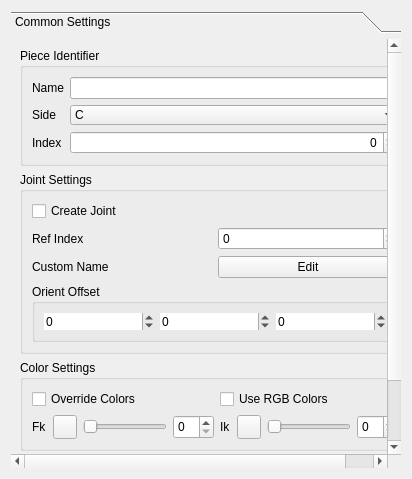
<?xml version="1.0" encoding="UTF-8"?>
<ui version="4.0">
 <class>Form</class>
 <widget class="QWidget" name="Form">
  <property name="geometry">
   <rect>
    <x>0</x>
    <y>0</y>
    <width>412</width>
    <height>479</height>
   </rect>
  </property>
  <property name="sizePolicy">
   <sizepolicy hsizetype="Preferred" vsizetype="Preferred">
    <horstretch>0</horstretch>
    <verstretch>0</verstretch>
   </sizepolicy>
  </property>
  <property name="minimumSize">
   <size>
    <width>0</width>
    <height>0</height>
   </size>
  </property>
  <property name="windowTitle">
   <string>Form</string>
  </property>
  <layout class="QVBoxLayout" name="verticalLayout_2">
   <item>
    <widget class="QToolBox" name="toolBox">
     <property name="styleSheet">
      <string notr="true">QToolBox::tab {
	border-radius: 1px;
	color: dark;
}

QToolBox::tab:selected {
    color: white;
}

QToolBox QScrollArea&gt;QWidget&gt;QWidget&gt;QWidget
{
	background: rgb(80, 80, 80);
}</string>
     </property>
     <property name="currentIndex">
      <number>0</number>
     </property>
     <widget class="QWidget" name="page">
      <property name="geometry">
       <rect>
        <x>0</x>
        <y>0</y>
        <width>394</width>
        <height>435</height>
       </rect>
      </property>
      <property name="sizePolicy">
       <sizepolicy hsizetype="Minimum" vsizetype="Minimum">
        <horstretch>0</horstretch>
        <verstretch>0</verstretch>
       </sizepolicy>
      </property>
      <property name="minimumSize">
       <size>
        <width>0</width>
        <height>0</height>
       </size>
      </property>
      <attribute name="label">
       <string>Common Settings</string>
      </attribute>
      <layout class="QVBoxLayout" name="verticalLayout">
       <item>
        <widget class="QGroupBox" name="groupBox">
         <property name="sizePolicy">
          <sizepolicy hsizetype="Preferred" vsizetype="Preferred">
           <horstretch>0</horstretch>
           <verstretch>0</verstretch>
          </sizepolicy>
         </property>
         <property name="title">
          <string>Piece Identifier</string>
         </property>
         <layout class="QGridLayout" name="gridLayout">
          <item row="0" column="0">
           <widget class="QLabel" name="label">
            <property name="text">
             <string>Name</string>
            </property>
           </widget>
          </item>
          <item row="0" column="1">
           <widget class="QLineEdit" name="name_lineEdit">
            <property name="sizePolicy">
             <sizepolicy hsizetype="MinimumExpanding" vsizetype="Preferred">
              <horstretch>0</horstretch>
              <verstretch>0</verstretch>
             </sizepolicy>
            </property>
           </widget>
          </item>
          <item row="1" column="0">
           <widget class="QLabel" name="label_2">
            <property name="text">
             <string>Side</string>
            </property>
           </widget>
          </item>
          <item row="1" column="1">
           <widget class="QComboBox" name="side_comboBox">
            <property name="sizePolicy">
             <sizepolicy hsizetype="Preferred" vsizetype="Preferred">
              <horstretch>0</horstretch>
              <verstretch>0</verstretch>
             </sizepolicy>
            </property>
            <property name="layoutDirection">
             <enum>Qt::LeftToRight</enum>
            </property>
            <property name="placeholderText">
             <string/>
            </property>
            <property name="frame">
             <bool>false</bool>
            </property>
            <item>
             <property name="text">
              <string>C</string>
             </property>
            </item>
            <item>
             <property name="text">
              <string>L</string>
             </property>
            </item>
            <item>
             <property name="text">
              <string>R</string>
             </property>
            </item>
           </widget>
          </item>
          <item row="2" column="0">
           <widget class="QLabel" name="label_3">
            <property name="text">
             <string>Index</string>
            </property>
           </widget>
          </item>
          <item row="2" column="1">
           <widget class="QSpinBox" name="index_spinBox">
            <property name="sizePolicy">
             <sizepolicy hsizetype="Preferred" vsizetype="Preferred">
              <horstretch>0</horstretch>
              <verstretch>0</verstretch>
             </sizepolicy>
            </property>
            <property name="alignment">
             <set>Qt::AlignRight|Qt::AlignTrailing|Qt::AlignVCenter</set>
            </property>
            <property name="maximum">
             <number>9999</number>
            </property>
           </widget>
          </item>
         </layout>
        </widget>
       </item>
       <item>
        <widget class="QGroupBox" name="groupBox_2">
         <property name="sizePolicy">
          <sizepolicy hsizetype="Preferred" vsizetype="Preferred">
           <horstretch>0</horstretch>
           <verstretch>0</verstretch>
          </sizepolicy>
         </property>
         <property name="title">
          <string>Joint Settings</string>
         </property>
         <layout class="QGridLayout" name="gridLayout_2">
          <item row="1" column="0">
           <widget class="QLabel" name="label_6">
            <property name="sizePolicy">
             <sizepolicy hsizetype="Minimum" vsizetype="Preferred">
              <horstretch>0</horstretch>
              <verstretch>0</verstretch>
             </sizepolicy>
            </property>
            <property name="text">
             <string>Ref Index</string>
            </property>
           </widget>
          </item>
          <item row="2" column="1">
           <widget class="QPushButton" name="custom_jnt_name_pushButton">
            <property name="sizePolicy">
             <sizepolicy hsizetype="Minimum" vsizetype="Preferred">
              <horstretch>0</horstretch>
              <verstretch>0</verstretch>
             </sizepolicy>
            </property>
            <property name="text">
             <string>Edit</string>
            </property>
           </widget>
          </item>
          <item row="3" column="0" colspan="2">
           <widget class="QGroupBox" name="groupBox_4">
            <property name="sizePolicy">
             <sizepolicy hsizetype="Preferred" vsizetype="Preferred">
              <horstretch>0</horstretch>
              <verstretch>0</verstretch>
             </sizepolicy>
            </property>
            <property name="title">
             <string>Orient Offset</string>
            </property>
            <property name="flat">
             <bool>false</bool>
            </property>
            <layout class="QHBoxLayout" name="horizontalLayout">
             <item>
              <widget class="QSpinBox" name="orientX_spinBox">
               <property name="sizePolicy">
                <sizepolicy hsizetype="Minimum" vsizetype="Preferred">
                 <horstretch>0</horstretch>
                 <verstretch>0</verstretch>
                </sizepolicy>
               </property>
               <property name="frame">
                <bool>false</bool>
               </property>
               <property name="minimum">
                <number>-360</number>
               </property>
               <property name="maximum">
                <number>360</number>
               </property>
               <property name="singleStep">
                <number>90</number>
               </property>
               <property name="stepType">
                <enum>QAbstractSpinBox::DefaultStepType</enum>
               </property>
              </widget>
             </item>
             <item>
              <widget class="QSpinBox" name="orientY_spinBox">
               <property name="sizePolicy">
                <sizepolicy hsizetype="Minimum" vsizetype="Preferred">
                 <horstretch>0</horstretch>
                 <verstretch>0</verstretch>
                </sizepolicy>
               </property>
               <property name="frame">
                <bool>false</bool>
               </property>
               <property name="minimum">
                <number>-360</number>
               </property>
               <property name="maximum">
                <number>360</number>
               </property>
               <property name="singleStep">
                <number>90</number>
               </property>
              </widget>
             </item>
             <item>
              <widget class="QSpinBox" name="orientZ_spinBox">
               <property name="sizePolicy">
                <sizepolicy hsizetype="Minimum" vsizetype="Preferred">
                 <horstretch>0</horstretch>
                 <verstretch>0</verstretch>
                </sizepolicy>
               </property>
               <property name="frame">
                <bool>false</bool>
               </property>
               <property name="specialValueText">
                <string/>
               </property>
               <property name="showGroupSeparator" stdset="0">
                <bool>false</bool>
               </property>
               <property name="minimum">
                <number>-360</number>
               </property>
               <property name="maximum">
                <number>360</number>
               </property>
               <property name="singleStep">
                <number>90</number>
               </property>
              </widget>
             </item>
            </layout>
           </widget>
          </item>
          <item row="2" column="0">
           <widget class="QLabel" name="label_4">
            <property name="sizePolicy">
             <sizepolicy hsizetype="Expanding" vsizetype="Preferred">
              <horstretch>0</horstretch>
              <verstretch>0</verstretch>
             </sizepolicy>
            </property>
            <property name="text">
             <string>Custom Name</string>
            </property>
           </widget>
          </item>
          <item row="1" column="1">
           <widget class="QSpinBox" name="ref_index_spinBox">
            <property name="sizePolicy">
             <sizepolicy hsizetype="Expanding" vsizetype="Preferred">
              <horstretch>0</horstretch>
              <verstretch>0</verstretch>
             </sizepolicy>
            </property>
            <property name="minimum">
             <number>-1</number>
            </property>
            <property name="maximum">
             <number>999</number>
            </property>
           </widget>
          </item>
          <item row="0" column="0">
           <widget class="QCheckBox" name="create_jnt_checkBox">
            <property name="text">
             <string>Create Joint</string>
            </property>
           </widget>
          </item>
         </layout>
        </widget>
       </item>
       <item>
        <widget class="QGroupBox" name="groupBox_3">
         <property name="sizePolicy">
          <sizepolicy hsizetype="Preferred" vsizetype="Preferred">
           <horstretch>0</horstretch>
           <verstretch>0</verstretch>
          </sizepolicy>
         </property>
         <property name="title">
          <string>Color Settings</string>
         </property>
         <layout class="QGridLayout" name="gridLayout_3">
          <item row="1" column="3">
           <widget class="QLabel" name="label_8">
            <property name="sizePolicy">
             <sizepolicy hsizetype="Fixed" vsizetype="Preferred">
              <horstretch>0</horstretch>
              <verstretch>0</verstretch>
             </sizepolicy>
            </property>
            <property name="text">
             <string>Ik</string>
            </property>
           </widget>
          </item>
          <item row="1" column="4">
           <widget class="QPushButton" name="color_ik_pushButton">
            <property name="sizePolicy">
             <sizepolicy hsizetype="Preferred" vsizetype="Preferred">
              <horstretch>0</horstretch>
              <verstretch>0</verstretch>
             </sizepolicy>
            </property>
            <property name="minimumSize">
             <size>
              <width>24</width>
              <height>24</height>
             </size>
            </property>
            <property name="maximumSize">
             <size>
              <width>24</width>
              <height>24</height>
             </size>
            </property>
            <property name="text">
             <string/>
            </property>
           </widget>
          </item>
          <item row="1" column="5">
           <layout class="QHBoxLayout" name="horizontalLayout_3">
            <item>
             <widget class="QSlider" name="color_rgb_ik_horizontalSlider">
              <property name="sizePolicy">
               <sizepolicy hsizetype="MinimumExpanding" vsizetype="Preferred">
                <horstretch>0</horstretch>
                <verstretch>0</verstretch>
               </sizepolicy>
              </property>
              <property name="minimumSize">
               <size>
                <width>0</width>
                <height>0</height>
               </size>
              </property>
              <property name="maximum">
               <number>100</number>
              </property>
              <property name="orientation">
               <enum>Qt::Horizontal</enum>
              </property>
             </widget>
            </item>
            <item>
             <widget class="QSpinBox" name="color_ik_spinBox">
              <property name="sizePolicy">
               <sizepolicy hsizetype="MinimumExpanding" vsizetype="Preferred">
                <horstretch>0</horstretch>
                <verstretch>0</verstretch>
               </sizepolicy>
              </property>
              <property name="minimumSize">
               <size>
                <width>0</width>
                <height>0</height>
               </size>
              </property>
              <property name="maximum">
               <number>31</number>
              </property>
             </widget>
            </item>
           </layout>
          </item>
          <item row="0" column="0" colspan="3">
           <widget class="QCheckBox" name="override_colors_checkBox">
            <property name="sizePolicy">
             <sizepolicy hsizetype="MinimumExpanding" vsizetype="Preferred">
              <horstretch>0</horstretch>
              <verstretch>0</verstretch>
             </sizepolicy>
            </property>
            <property name="minimumSize">
             <size>
              <width>0</width>
              <height>0</height>
             </size>
            </property>
            <property name="text">
             <string>Override Colors</string>
            </property>
           </widget>
          </item>
          <item row="1" column="2">
           <layout class="QHBoxLayout" name="horizontalLayout_2">
            <item>
             <widget class="QSlider" name="color_rgb_fk_horizontalSlider">
              <property name="sizePolicy">
               <sizepolicy hsizetype="MinimumExpanding" vsizetype="Preferred">
                <horstretch>0</horstretch>
                <verstretch>0</verstretch>
               </sizepolicy>
              </property>
              <property name="minimumSize">
               <size>
                <width>0</width>
                <height>0</height>
               </size>
              </property>
              <property name="maximum">
               <number>100</number>
              </property>
              <property name="orientation">
               <enum>Qt::Horizontal</enum>
              </property>
             </widget>
            </item>
            <item>
             <widget class="QSpinBox" name="color_fk_spinBox">
              <property name="sizePolicy">
               <sizepolicy hsizetype="MinimumExpanding" vsizetype="Preferred">
                <horstretch>0</horstretch>
                <verstretch>0</verstretch>
               </sizepolicy>
              </property>
              <property name="minimumSize">
               <size>
                <width>0</width>
                <height>0</height>
               </size>
              </property>
              <property name="maximum">
               <number>31</number>
              </property>
             </widget>
            </item>
           </layout>
          </item>
          <item row="0" column="3" colspan="3">
           <widget class="QCheckBox" name="use_RGB_colors_checkBox">
            <property name="sizePolicy">
             <sizepolicy hsizetype="MinimumExpanding" vsizetype="Preferred">
              <horstretch>0</horstretch>
              <verstretch>0</verstretch>
             </sizepolicy>
            </property>
            <property name="minimumSize">
             <size>
              <width>0</width>
              <height>0</height>
             </size>
            </property>
            <property name="text">
             <string>Use RGB Colors</string>
            </property>
           </widget>
          </item>
          <item row="1" column="1">
           <widget class="QPushButton" name="color_fk_pushButton">
            <property name="sizePolicy">
             <sizepolicy hsizetype="Fixed" vsizetype="Fixed">
              <horstretch>0</horstretch>
              <verstretch>0</verstretch>
             </sizepolicy>
            </property>
            <property name="minimumSize">
             <size>
              <width>24</width>
              <height>24</height>
             </size>
            </property>
            <property name="maximumSize">
             <size>
              <width>24</width>
              <height>24</height>
             </size>
            </property>
            <property name="text">
             <string/>
            </property>
           </widget>
          </item>
          <item row="1" column="0">
           <widget class="QLabel" name="label_7">
            <property name="sizePolicy">
             <sizepolicy hsizetype="Fixed" vsizetype="Preferred">
              <horstretch>0</horstretch>
              <verstretch>0</verstretch>
             </sizepolicy>
            </property>
            <property name="text">
             <string>Fk</string>
            </property>
           </widget>
          </item>
         </layout>
        </widget>
       </item>
       <item>
        <widget class="QGroupBox" name="groupBox_6">
         <property name="title">
          <string>Host Settings</string>
         </property>
         <layout class="QGridLayout" name="gridLayout_4">
          <item row="0" column="2" rowspan="2">
           <widget class="QPushButton" name="select_host_pushButton">
            <property name="sizePolicy">
             <sizepolicy hsizetype="Fixed" vsizetype="Fixed">
              <horstretch>0</horstretch>
              <verstretch>0</verstretch>
             </sizepolicy>
            </property>
            <property name="text">
             <string>Select</string>
            </property>
           </widget>
          </item>
          <item row="0" column="0" rowspan="2" colspan="2">
           <widget class="QLineEdit" name="host_lineEdit"/>
          </item>
          <item row="2" column="0" colspan="3">
           <spacer name="verticalSpacer">
            <property name="orientation">
             <enum>Qt::Vertical</enum>
            </property>
            <property name="sizeHint" stdset="0">
             <size>
              <width>20</width>
              <height>0</height>
             </size>
            </property>
           </spacer>
          </item>
         </layout>
        </widget>
       </item>
      </layout>
     </widget>
    </widget>
   </item>
  </layout>
 </widget>
 <resources/>
 <connections/>
</ui>
